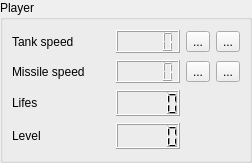
<?xml version="1.0" encoding="UTF-8"?>
<ui version="4.0">
 <class>PlayerHUD</class>
 <widget class="QWidget" name="PlayerHUD">
  <property name="geometry">
   <rect>
    <x>0</x>
    <y>0</y>
    <width>252</width>
    <height>163</height>
   </rect>
  </property>
  <property name="windowTitle">
   <string>Form</string>
  </property>
  <layout class="QGridLayout" name="gridLayout_2">
   <property name="leftMargin">
    <number>0</number>
   </property>
   <property name="topMargin">
    <number>0</number>
   </property>
   <property name="rightMargin">
    <number>0</number>
   </property>
   <property name="bottomMargin">
    <number>0</number>
   </property>
   <property name="spacing">
    <number>0</number>
   </property>
   <item row="0" column="0">
    <widget class="QGroupBox" name="groupBox">
     <property name="title">
      <string>Player</string>
     </property>
     <layout class="QGridLayout" name="gridLayout">
      <item row="0" column="0">
       <widget class="QLabel" name="label">
        <property name="text">
         <string>Tank speed</string>
        </property>
       </widget>
      </item>
      <item row="0" column="1">
       <widget class="QLCDNumber" name="tankSpeed_lcdNumber">
        <property name="maximumSize">
         <size>
          <width>64</width>
          <height>26</height>
         </size>
        </property>
       </widget>
      </item>
      <item row="0" column="2">
       <widget class="QToolButton" name="tank_lessSpeedButton">
        <property name="text">
         <string>...</string>
        </property>
        <property name="icon">
         <iconset resource="../res.qrc">
          <normaloff>:/img/less.png</normaloff>:/img/less.png</iconset>
        </property>
       </widget>
      </item>
      <item row="0" column="3">
       <widget class="QToolButton" name="tank_moreSpeedButton">
        <property name="text">
         <string>...</string>
        </property>
        <property name="icon">
         <iconset resource="../res.qrc">
          <normaloff>:/img/plus.png</normaloff>:/img/plus.png</iconset>
        </property>
       </widget>
      </item>
      <item row="1" column="0">
       <widget class="QLabel" name="label_5">
        <property name="text">
         <string>Missile speed</string>
        </property>
       </widget>
      </item>
      <item row="1" column="1">
       <widget class="QLCDNumber" name="missileSpeed_lcdNumber"/>
      </item>
      <item row="1" column="2">
       <widget class="QToolButton" name="missile_lessSpeedButton">
        <property name="text">
         <string>...</string>
        </property>
        <property name="icon">
         <iconset resource="../res.qrc">
          <normaloff>:/img/less.png</normaloff>:/img/less.png</iconset>
        </property>
       </widget>
      </item>
      <item row="1" column="3">
       <widget class="QToolButton" name="missile_moreSpeedButton">
        <property name="text">
         <string>...</string>
        </property>
        <property name="icon">
         <iconset resource="../res.qrc">
          <normaloff>:/img/plus.png</normaloff>:/img/plus.png</iconset>
        </property>
       </widget>
      </item>
      <item row="2" column="0">
       <widget class="QLabel" name="label_2">
        <property name="text">
         <string>Lifes</string>
        </property>
       </widget>
      </item>
      <item row="2" column="1">
       <widget class="QLCDNumber" name="lifes_lcdNumber">
        <property name="maximumSize">
         <size>
          <width>64</width>
          <height>26</height>
         </size>
        </property>
       </widget>
      </item>
      <item row="3" column="0">
       <widget class="QLabel" name="label_3">
        <property name="text">
         <string>Level</string>
        </property>
       </widget>
      </item>
      <item row="3" column="1">
       <widget class="QLCDNumber" name="level_lcdNumber">
        <property name="maximumSize">
         <size>
          <width>64</width>
          <height>26</height>
         </size>
        </property>
       </widget>
      </item>
     </layout>
    </widget>
   </item>
  </layout>
 </widget>
 <resources>
  <include location="../res.qrc"/>
 </resources>
 <connections/>
</ui>
